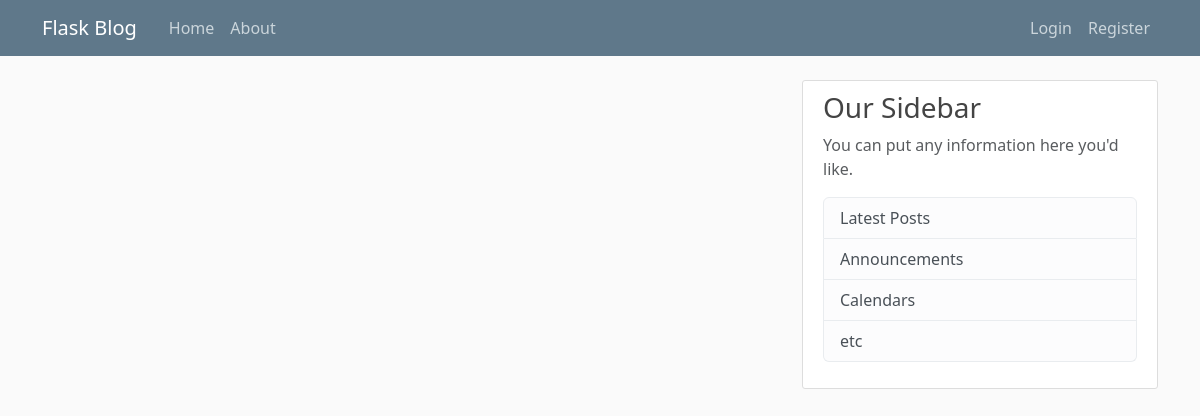
Page /home on the earlier database version.
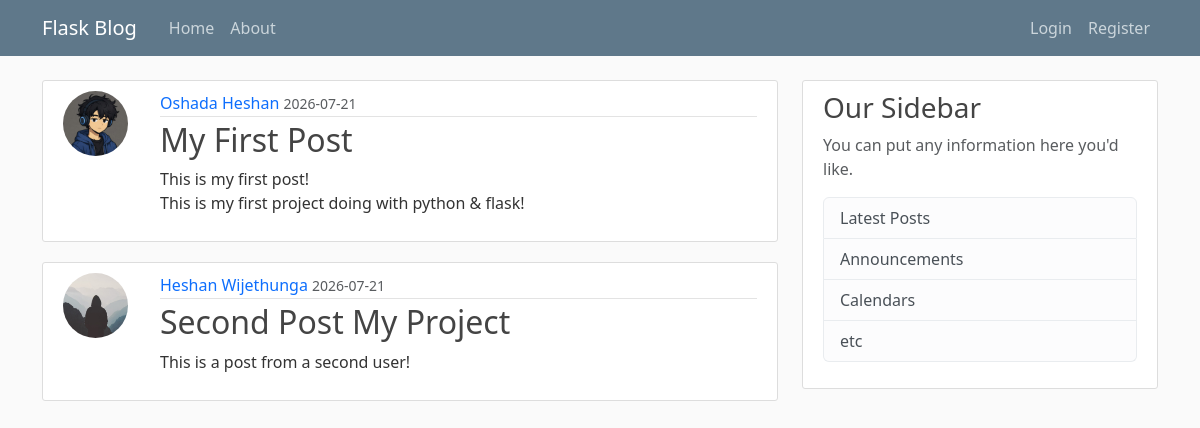
Same page on the later database version.
### flaskblog/models.py (models this page shows, shortened)
class Post(db.Model):
    id = db.Column(db.Integer, primary_key=True)
    title = db.Column(db.String(100), nullable=False)
    date_posted = db.Column(db.DateTime, nullable=False, default=datetime.utcnow)
    content = db.Column(db.Text, nullable=False)
    user_id = db.Column(db.Integer, db.ForeignKey('user.id'), nullable=False)

class User(db.Model, UserMixin):
    id = db.Column(db.Integer, primary_key=True)
    username = db.Column(db.String(20), unique=True, nullable=False)
    email = db.Column(db.String(120), unique=True, nullable=False)
    image_file = db.Column(db.String(20), nullable=False, default='default.jpg')
    password = db.Column(db.String(60), nullable=False)
    posts = db.relationship('Post', backref='author', lazy=True)

### flaskblog/routes.py (the view)
@app.route("/")
@app.route("/home")
def home():
    posts = Post.query.all()
    return render_template('home.html', posts=posts)

### flaskblog/templates/home.html
{% extends "layout.html" %}
{% block content %}
    {% for post in posts %}
        <article class="content-section">
            <div class="post-container">
                <img class="rounded-circle article-img" src="{{ url_for('static', filename='profile_pics/' + post.author.image_file) }}" alt="Profile picture">
                <div class="post-content">
                    <div class="article-metadata">
                        <a class="author-name" href="#">{{ post.author.username }}</a>
                        <small class="text-muted">{{ post.date_posted.strftime('%Y-%m-%d') }}</small>
                    </div>
                    <h2><a class="article-title" href="{{ url_for('post', post_id=post.id) }}">{{ post.title }}</a></h2>
                    <p class="article-content">{{ post.content }}</p>
                </div>
            </div>
        </article>
    {% endfor %}
{% endblock content %}

### flaskblog/templates/layout.html (shortened to what this page needs)
<!DOCTYPE html>
<html lang="en">
<head>
    <link href="https://cdn.jsdelivr.net/npm/bootstrap@5.3.8/dist/css/bootstrap.min.css" rel="stylesheet">
    <link rel="stylesheet" type="text/css" href="{{ url_for('static', filename='main.css') }}">
</head>
<body>
    <header class="site-header">
        <nav class="navbar navbar-expand-md navbar-dark bg-steel fixed-top">
            <div class="container">
                <a class="navbar-brand me-4" href="/">Flask Blog</a>
                <div class="collapse navbar-collapse" id="navbarToggle">
                    <div class="navbar-nav me-auto">
                        <a class="nav-item nav-link" href="{{ url_for('home') }}">Home</a>
                        <a class="nav-item nav-link" href="{{ url_for('about') }}">About</a>
                    </div>
                    <div class="navbar-nav ms-auto">
                        {% if current_user.is_authenticated %}
                            <a class="nav-item nav-link" href="{{ url_for('new_post') }}">New Post</a>
                            <a class="nav-item nav-link" href="{{ url_for('account') }}">Account</a>
                            <a class="nav-item nav-link" href="{{ url_for('logout') }}">Logout</a>
                        {% else %}
                            <a class="nav-item nav-link" href="{{ url_for('login') }}">Login</a>
                            <a class="nav-item nav-link" href="{{ url_for('register') }}">Register</a>
                        {% endif %}
                    </div>
                </div>
            </div>
        </nav>
    </header>
    <main role="main" class="container">
        <div class="row">
            <div class="col-md-8">
                {% block content %}{% endblock %}
            </div>
            <div class="col-md-4">
                <div class="content-section">
                    <h3>Our Sidebar</h3>
                    <p class='text-muted'>You can put any information here you'd like.
                        <ul class="list-group">
                            <li class="list-group-item list-group-item-light">Latest Posts</li>
                            <li class="list-group-item list-group-item-light">Announcements</li>
                            <li class="list-group-item list-group-item-light">Calendars</li>
                            <li class="list-group-item list-group-item-light">etc</li>
                        </ul>
                    </p>
                </div>
            </div>
        </div>
    </main>
</body>
</html>

### flaskblog/static/main.css (style rules this page uses)
body { background: #fafafa; color: #333333; margin-top: 5rem; }
h1, h2, h3, h4, h5, h6 { color: #444444; }
.bg-steel { background-color: #5f788a; }
.site-header .navbar-nav .nav-link { color: #cbd5db; }
.content-section { background: #ffffff; padding: 10px 20px; border: 1px solid #dddddd; border-radius: 3px; margin-bottom: 20px; }
.post-container { display: flex; gap: 16px; align-items: flex-start; }
.post-content { flex: 1; }
.article-title { color: #444444; }
a.article-title { text-decoration: none; }
.article-content { white-space: pre-line; }
.article-img { height: 65px; width: 65px; margin-right: 16px; }
.article-metadata { padding-bottom: 1px; margin-bottom: 4px; border-bottom: 1px solid #e3e3e3 }
.article-metadata a { text-decoration: none; }

Differences in the rows shown:
added Post: image_file (picture), author.username "Oshada Heshan", date_posted "2026-07-21", title "My First Post", content "This is my first post! This is my first project doing with python & flask!"
added Post: image_file (placeholder picture), author.username "Heshan Wijethunga", date_posted "2026-07-21", title "Second Post My Project", content "This is a post from a second user!"
